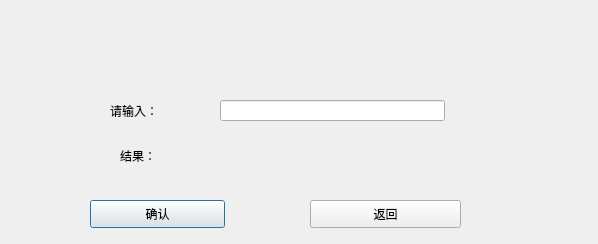
<?xml version="1.0" encoding="UTF-8"?>
<ui version="4.0">
 <class>Page3_1</class>
 <widget class="QDialog" name="Page3_1">
  <property name="geometry">
   <rect>
    <x>0</x>
    <y>0</y>
    <width>598</width>
    <height>244</height>
   </rect>
  </property>
  <property name="windowTitle">
   <string>Dialog</string>
  </property>
  <widget class="QPushButton" name="pushButton_2">
   <property name="geometry">
    <rect>
     <x>90</x>
     <y>200</y>
     <width>135</width>
     <height>28</height>
    </rect>
   </property>
   <property name="text">
    <string>确认</string>
   </property>
  </widget>
  <widget class="QPushButton" name="pushButton">
   <property name="geometry">
    <rect>
     <x>310</x>
     <y>200</y>
     <width>151</width>
     <height>28</height>
    </rect>
   </property>
   <property name="text">
    <string>返回</string>
   </property>
  </widget>
  <widget class="QLabel" name="label_2">
   <property name="geometry">
    <rect>
     <x>110</x>
     <y>100</y>
     <width>60</width>
     <height>21</height>
    </rect>
   </property>
   <property name="text">
    <string>请输入：</string>
   </property>
  </widget>
  <widget class="QLineEdit" name="lineEdit">
   <property name="geometry">
    <rect>
     <x>220</x>
     <y>100</y>
     <width>225</width>
     <height>21</height>
    </rect>
   </property>
  </widget>
  <widget class="QLabel" name="label_3">
   <property name="geometry">
    <rect>
     <x>120</x>
     <y>140</y>
     <width>41</width>
     <height>31</height>
    </rect>
   </property>
   <property name="text">
    <string>结果：</string>
   </property>
  </widget>
  <widget class="QLabel" name="label_4">
   <property name="geometry">
    <rect>
     <x>221</x>
     <y>150</y>
     <width>221</width>
     <height>31</height>
    </rect>
   </property>
   <property name="text">
    <string/>
   </property>
  </widget>
 </widget>
 <resources/>
 <connections/>
</ui>
